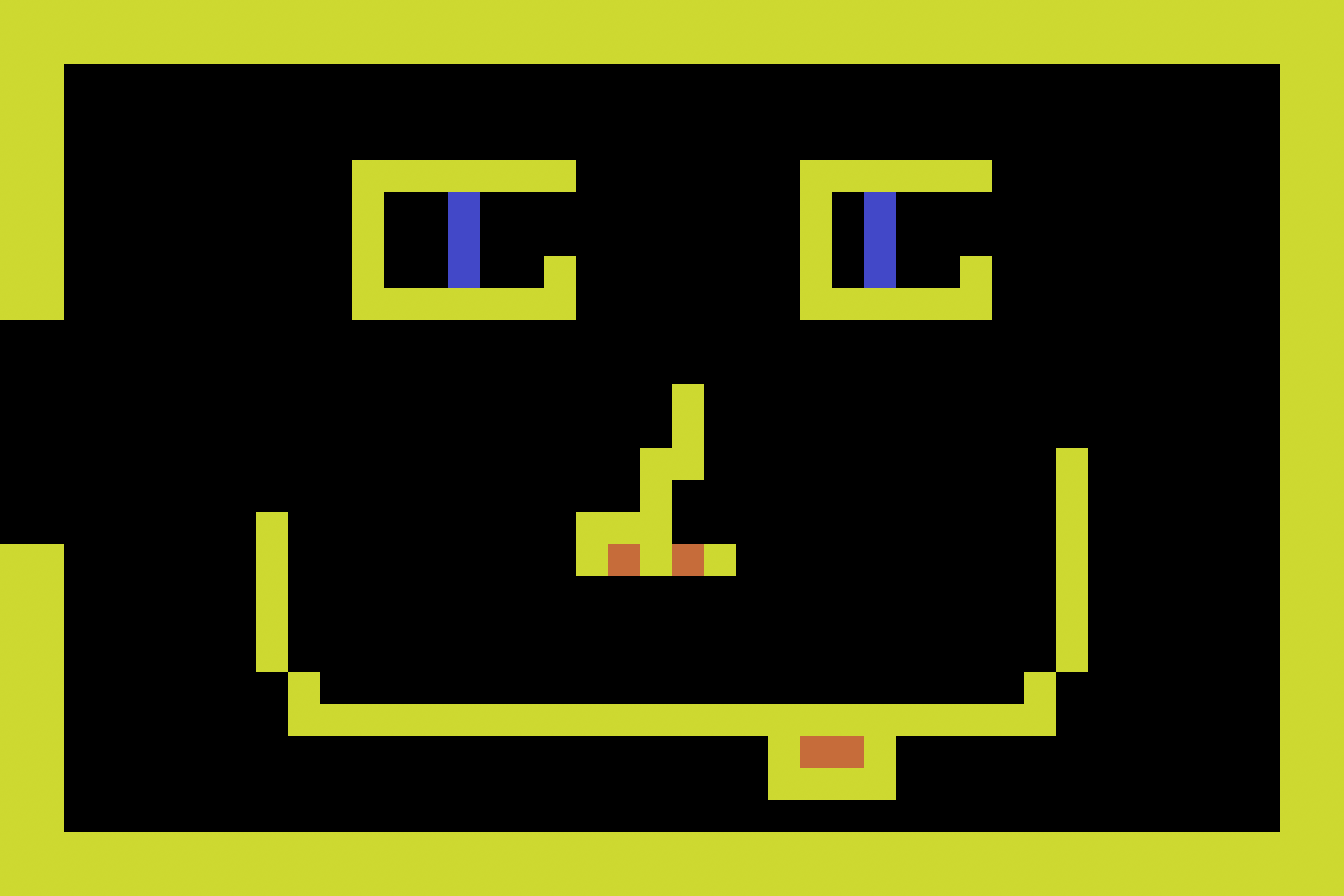

A 2D game scene composited from a Tiled map and its tileset images. What follows is a short description and the map's XML, with each tile layer's data collapsed to a summary:
An orthogonal 42x28 tile map with 32x32 px tiles, 2 tile layers (Collision Tiles, NonCollision Tiles) and 4 objects (4x screenTransition).

<map version="1.0" orientation="orthogonal" width="42" height="28" tilewidth="32" tileheight="32">
 <tileset firstgid="1" name="tileset" tilewidth="32" tileheight="32">
  <image source="tileset.png" width="512" height="512" />
  <tile id="78">
   <properties>
    <property name="collision" value="true" />
   </properties>
  </tile>
 </tileset>
 <layer name="Collision Tiles" width="42" height="28">
  <data>[1176 cells, 349 non-empty, 4 distinct tile ids]</data>
 </layer>
 <layer name="NonCollision Tiles" width="42" height="28">
  <data>[1176 cells, 0 non-empty, 0 distinct tile ids]</data>
 </layer>
 <objectgroup name="Object Layer 1" width="42" height="28">
  <object name="S" type="screenTransition" x="512" y="898" width="322" height="86" />
  <object name="N" type="screenTransition" x="512" y="-95" width="322" height="86" />
  <object name="E" type="screenTransition" x="1345" y="280" width="120" height="292" />
  <object name="W" type="screenTransition" x="-123" y="269" width="120" height="292" />
 </objectgroup>
</map>